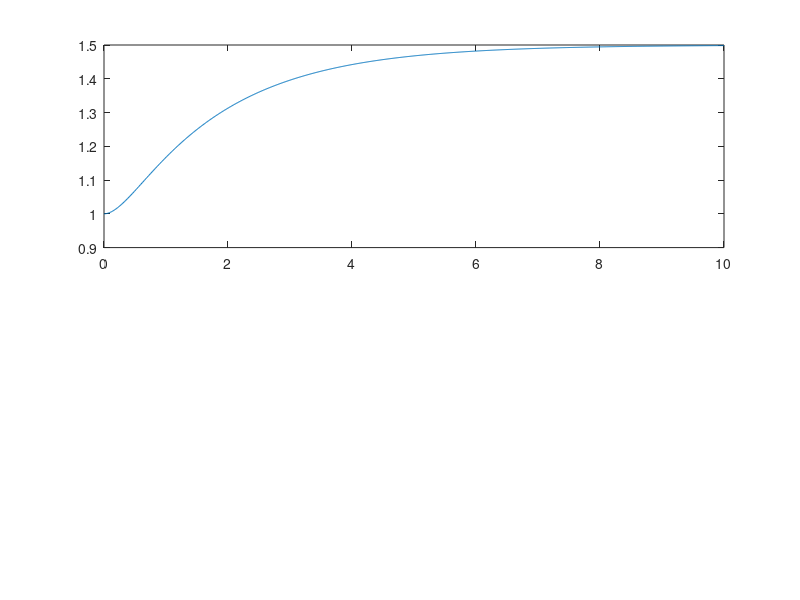

MATLAB code for this plot: (Note: this script raises an error after producing the figure.)
%% example 4-1 (overdamped)

% analytic solution
a2 = 1;
a1 = 4;
a0 = 2;
A = 3;
x0 = 1;
Dx0 = 0;

sig1 = (-a1 + sqrt(a1^2-4*a2*a0))/(2*a2);
sig2 = (-a1 - sqrt(a1^2-4*a2*a0))/(2*a2);
B1 = (Dx0-(x0-A/a0)*sig2)/(sig1-sig2);
B2 = -(Dx0-(x0-A/a0)*sig1)/(sig1-sig2);

dt = 0.01;
t = 0:dt:10;
x_anal = B1*exp(sig1*t) + B2*exp(sig2*t) + A/a0;

figure(1);
subplot(2, 1, 1);
plot(t, x_anal);

% using symbolic functions
syms x(t)

Dx = diff(x, t);
D2x = diff(x, t, 2);
eqn = a2*D2x + a1*Dx + a0*x == A;
cond = [ x(0) == x0, Dx(0) == Dx0 ];
x_syms = dsolve(eqn, cond);

t = 0:dt:10;
x_eval = eval(x_syms);

subplot(2, 1, 2);
plot(t, x_eval);

%% example 4-2 (critically damped)

% analytic solution
a2 = 1;
a1 = 4;
a0 = 4;
A = 3;
x0 = 1;
Dx0 = 0;

sig = -a1/(2*a2);
D1 = x0 - A/a0;
D2 = Dx0-(D1)*sig;

dt = 0.01;
t = 0:dt:10;
x_anal = (D1 + D2*t).*exp(sig*t) + A/a0;

figure(2);
subplot(2, 1, 1);
plot(t, x_anal);

% using symbolic functions
syms x(t)

Dx = diff(x, t);
D2x = diff(x, t, 2);
eqn = a2*D2x + a1*Dx + a0*x == A;
cond = [ x(0) == x0, Dx(0) == Dx0 ];
x_syms = dsolve(eqn, cond);

t = 0:dt:10;
x_eval = eval(x_syms);

subplot(2, 1, 2);
plot(t, x_eval);

%% example 4-3 (underdamped)

% analytic solution
a2 = 1;
a1 = 4;
a0 = 10;
A = 3;
x0 = 1;
Dx0 = 0;

sig = -a1/(2*a2);
w = sqrt(4*a2*a0-a1^2)/(2*a2);
C1 = x0 - A/a0;
C2 = (Dx0-(C1)*sig)/w;

dt = 0.01;
t = 0:dt:10;
x_anal = exp(sig*t).*(C1*cos(w*t)+C2*sin(w*t)) + A/a0;

figure(3);
subplot(2, 1, 1);
plot(t, x_anal);

% using symbolic functions
syms x(t)

Dx = diff(x, t);
D2x = diff(x, t, 2);
eqn = a2*D2x + a1*Dx + a0*x == A;
cond = [ x(0) == x0, Dx(0) == Dx0 ];
x_syms = dsolve(eqn, cond);

t = 0:dt:10;
x_eval = eval(x_syms);

subplot(2, 1, 2);
plot(t, x_eval);